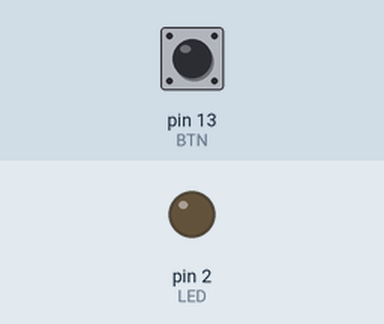
Recording of a sketch running on a simulated Arduino Uno, built with avr-gcc and run on an emulated ATmega328P. Shown: output pins drawn as LEDs (lit = HIGH). Inputs (shaded band) come from the test bench; at power-on: pin 13 (BTN) LOW. What the sketch prints to the serial monitor is not drawn.

Above: at 1.2 s.
1.3 s: pin 13 (BTN) pulled HIGH for 0.15 s
At 1.38 s:
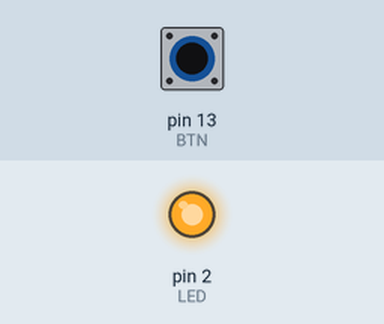
2.9 s: pin 13 (BTN) pulled HIGH for 3.2 s
At 6.8 s:
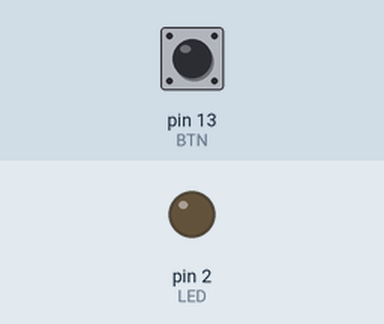
Timing chart, 0 to 8.3 s (numbered marks = the images above; inputs shaded):
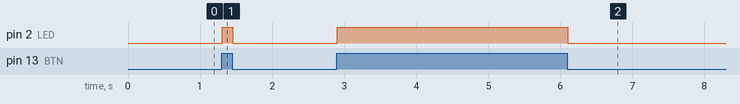

Measured:
- after the input at 1.3 s, pin 2 (LED): LOW → HIGH at once, → LOW 0.15 s later
- after the input at 2.9 s, pin 2 (LED): LOW → HIGH at once, → LOW 3.2 s later

The sketch:

02-bush-button.ino
```cpp
#define BTN 13
#define LED 2

void setup() {
  pinMode(BTN, INPUT);
  pinMode(LED, OUTPUT);
  Serial.begin(9600); // rate - bits per second
}

void loop() {
  int posicao = digitalRead(BTN);
  Serial.println(posicao);
  digitalWrite(LED, posicao);
}
```
